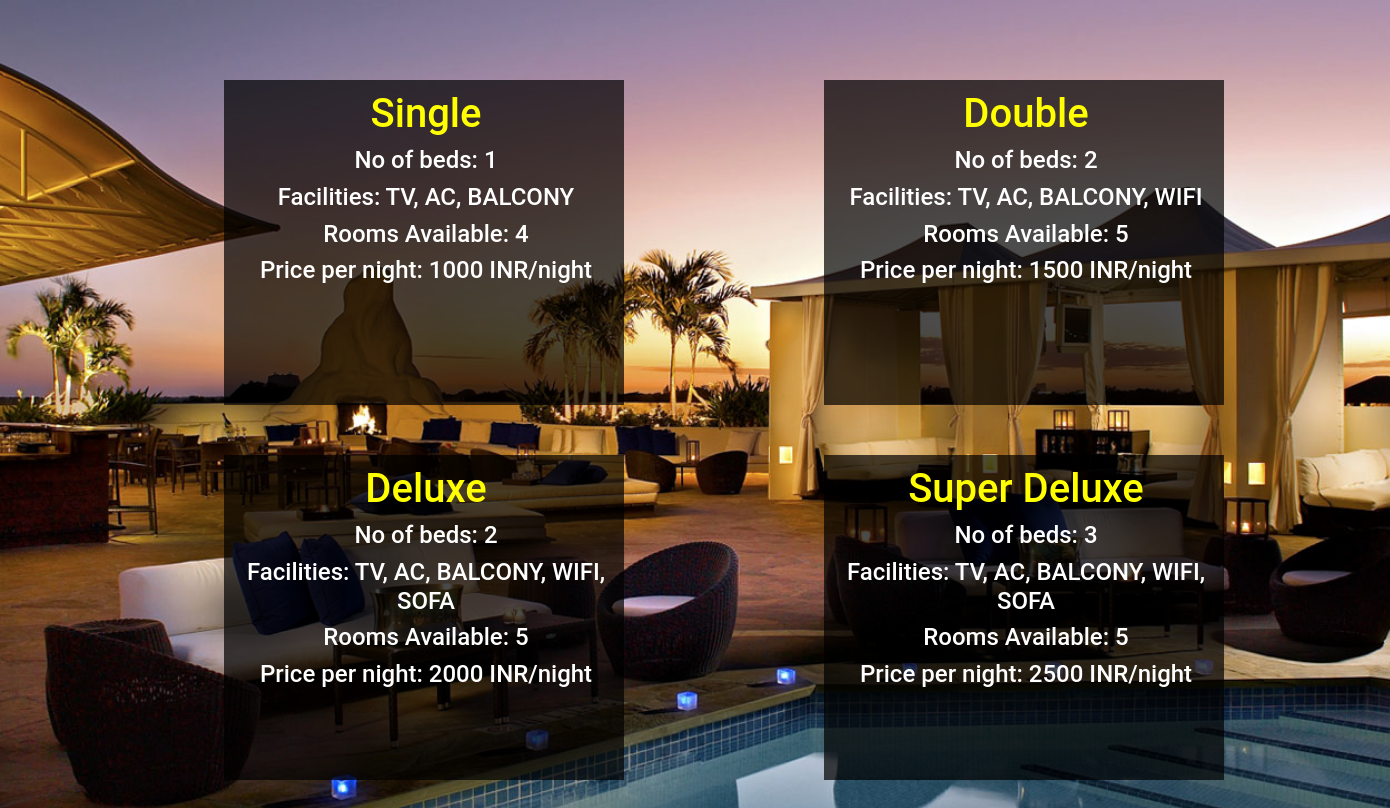
/room_types, run on the app's committed database.
### hotel/models.py (models this page shows, shortened)
class rooms(db.Model):
    category = db.Column(db.String(20), primary_key=True)
    quantity = db.Column(db.Integer, default=5)
    beds = db.Column(db.Integer,  nullable=False)
    available = db.Column(db.Integer, default=5)
    booked = db.Column(db.Integer, default=0)
    price = db.Column(db.Integer,  nullable=False)
    facilities = db.Column(db.String(100), nullable=False)

### hotel/routes.py (the view)
@app.route('/room_types')
def room_types():
    room = rooms.query.all()
    return render_template("rooms.html",title="ROOM CATEGORIES",room=room)

### hotel/templates/rooms.html (shortened to what this page needs)
<html>
<head>
</head>
<link rel="stylesheet" href="https://stackpath.bootstrapcdn.com/bootstrap/4.4.1/css/bootstrap.min.css">
<link rel="stylesheet" href="{{ url_for('static', filename = 'main1.css') }}">
<body class="room">
<div class="container-fluid">
    {% for room in room %}
        <div class="col-md-5 well">
            <a href="{{ url_for('book') }}" class="b"><h1>{{ room.category }}</h1></a>
                <a href="" class="a"><h4>No of beds: {{ room.beds }}</h4></a>
                <a href="" class="a"><h4>Facilities: {{ room.facilities }}</h4></a>
                <a href="" class="a"><h4>Rooms Available: {{ room.available }}</h4></a>
                <a href="" class="a"><h4>Price per night: {{ room.price }} INR/night</h4></a>
        </div>
    {% endfor %}
</div>
</body>

### hotel/static/main1.css (style rules this page uses)
* { font-family: 'Roboto', sans-serif; }
body, .rdirect { background-image: url('img/background.jpg'); background-repeat: no-repeat; background-attachment: fixed; }
.container-fluid { margin-top: 5%; }
a:link,.end:link { text-decoration: none; }
a:link,.end:visited { color: black; text-align: center; }
.well { margin-right: 200px; margin-bottom: 50px; background-color: rgba(0, 0, 0, 0.7); padding-top: 10px; padding-left: 20px; width: 400px; height: 325px; float: left; color: orange; }
.container-fluid { margin-top: 80px; margin-left: 15%; }
.room { background-image: url('img/2.jpg'); background-repeat: no-repeat; background-attachment: fixed; width: 100%; height: auto; background-size: cover; }
.b:link { color: yellow; }
.a:link { color: white; }

### data on the page
rooms: category "Single", beds "1", facilities "TV, AC, BALCONY", available "4", price "1000"
rooms: category "Double", beds "2", facilities "TV, AC, BALCONY, WIFI", available "5", price "1500"
rooms: category "Deluxe", beds "2", facilities "TV, AC, BALCONY, WIFI, SOFA", available "5", price "2000"
rooms: category "Super Deluxe", beds "3", facilities "TV, AC, BALCONY, WIFI, SOFA", available "5", price "2500"
